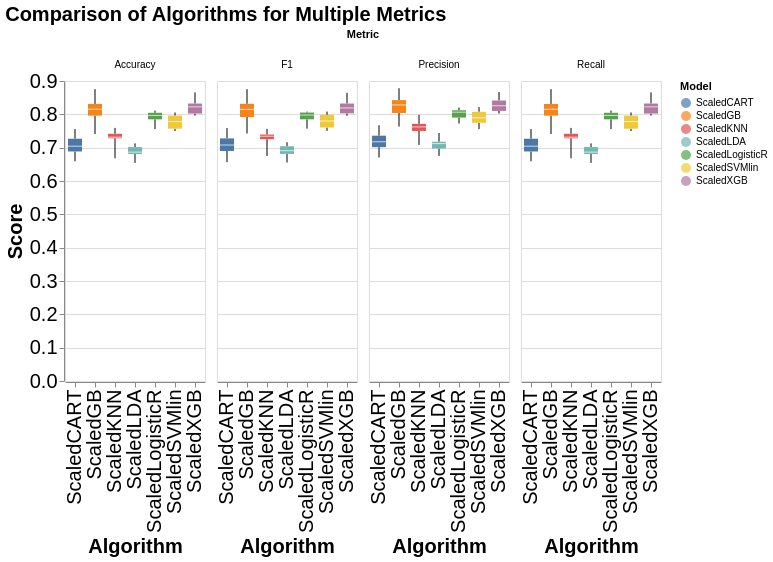

Source (notebook cell):
### Markdown cell above
### Visualisation des resultats

### Code cell
# Préparer les données au format long
data = []
for metric, metric_results in results.items():
    for model_name, scores in zip(names, metric_results):
        for score in scores:
            data.append({'Metric': metric.capitalize(), 'Model': model_name, 'Score': score})

df_long = pd.DataFrame(data)

# Ajouter tooltips au graphique
chart = alt.Chart(df_long).mark_boxplot(extent='min-max').encode(
    x=alt.X('Model:N', title='Algorithm'),
    y=alt.Y('Score:Q', title='Score'),
    color='Model:N',
    tooltip=[
        alt.Tooltip('Model:N', title='Algorithm'),
        alt.Tooltip('Score:Q', title='Score', format='.4f'),
        alt.Tooltip('Metric:N', title='Metric')
    ],
    column=alt.Column('Metric:N', title='Metric', spacing=10)
).properties(
    title='Comparison of Algorithms for Multiple Metrics'
).configure_title(
    fontSize=20,
    anchor='start'
).configure_axis(
    labelFontSize=20,
    titleFontSize=20
)

chart

### Figure 1 — Vega-Lite specification as saved in the notebook (floating-point values rounded to 4 significant figures; data arrays with more than 128 entries replaced by an {"elided": "..."} marker saying what was removed)
{"config": {"view": {"continuousWidth": 300, "continuousHeight": 300}, "axis": {"labelFontSize": 20, "titleFontSize": 20}, "title": {"anchor": "start", "fontSize": 20}}, "data": {"name": "data-1f65e60c5956913d815e55b140977ecf"}, "mark": {"type": "boxplot", "extent": "min-max"}, "encoding": {"color": {"field": "Model", "type": "nominal"}, "column": {"field": "Metric", "spacing": 10, "title": "Metric", "type": "nominal"}, "tooltip": [{"field": "Model", "title": "Algorithm", "type": "nominal"}, {"field": "Score", "format": ".4f", "title": "Score", "type": "quantitative"}, {"field": "Metric", "title": "Metric", "type": "nominal"}], "x": {"field": "Model", "title": "Algorithm", "type": "nominal"}, "y": {"field": "Score", "title": "Score", "type": "quantitative"}}, "title": "Comparison of Algorithms for Multiple Metrics", "$schema": "https://vega.github.io/schema/vega-lite/v5.8.0.json", "datasets": {"data-1f65e60c5956913d815e55b140977ecf": {"elided": "280 records"}}}
